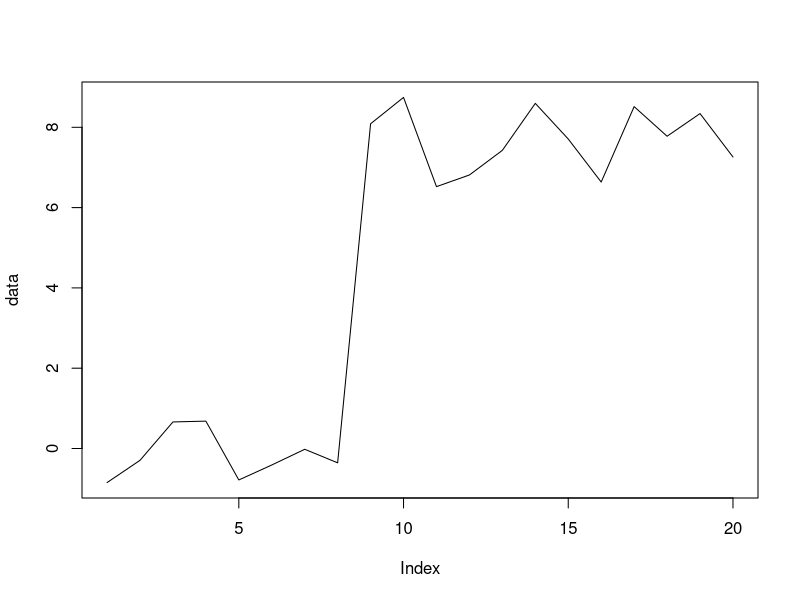
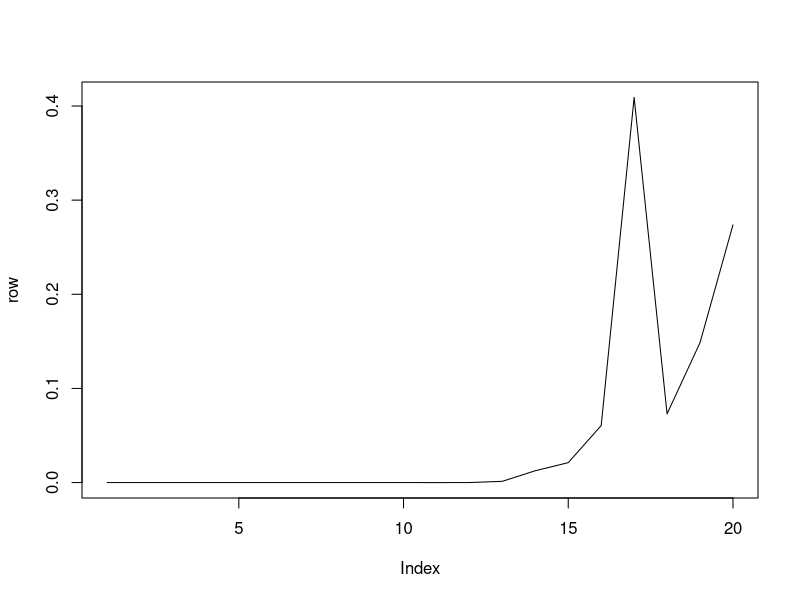

Here is the R script that generated these plots, in order:

#data <- ##SIMULATE NORMAL WITH CHANGE IN MEAN OR ELSE BROWNIAN MOTION WITH SOME SHIFT
data <- c(rnorm(8, 0, 1), rnorm(12, 8, 1))
N <- length(data)

plot(data, type="l")

#################
#CREATE G VECTOR#  
#################

g <- dgeom(1:N, 0.1)
#plot(g, type="l")

G <- rep(0,N)
for (i in 1:N){
  G[i] <- sum(g[1:i])
}
#plot(G, type="l")


##checks whether there has been a changepoint
isChangepoint <- function(row){
  len <- length(row)
  if (len >= 3){
    if ((row[len] + row[len-1] + row[len-2])>1.1){
      print(len)
      return(TRUE)
    }
  }
  return(FALSE)
}

###Finds w (probability of data being more extreme than current data point based on previous data point)
findw <- function(data, mean, sd){
  w <- pnorm(data, mean, sd)
  if (w < 0.5){
    w <- 2*w
  } else {
    w <- 2*(1-w)
  }
  print(w)
  return(w)
}

##takes current vector, and returns updated next one, which is longer by 1
updateModel <- function(row){
  i <- length(row)
  newrow <- rep(0, i+1)
  for (j in 1:i){
    print("data")
    print(data[i+1])
    w <- findw(data[i+1], data[i], sd=1)
    if (i == j){ ## as G(O) Not defined in R, = 0
      #output_matrix[i+1, j] <- w * (1- G[i-(j-1)])*output_matrix[i,j]  #################HEREEEEEE
      newrow[j] <- w * (1- G[i-(j-1)])*row[j]
    } else{
      #output_matrix[i+1,j] = w * (1- G[i-(j-1)]/(1-G[i-(j-1)-1]))*output_matrix[i,j]
      newrow[j] =  w * (1- G[i-(j-1)]/(1-G[i-(j-1)-1]))* row[j]
    }
  }
  
  ## J = i+1
  j <- i+1
  p <- rep(0,i) ##WHAT IS K
  if (i == 1){
    p[1] <- 1
  } else {
    for (k in 1:(i-1)){ # checking for Go, not defined = 0
      if (k==i-1){
        p[k] <- (G[i-k])
      }else{
        #print(G[i-k])
        p[k] <- (G[i-k] - G[i-k-1])/(1 - G[i-k-1])
      }
    }
  }
  
  #output_matrix[i+1,j] <- p%*%output_matrix[i,1:i] 
  newrow[j] <- p%*%row
  
  #NORMALISING
  #output_matrix[i+1,] <- output_matrix[i+1,]/sum(output_matrix[i+1,])
  newrow <- newrow/sum(newrow)
  return(newrow)
}

##ASSUMED MAX NUMBER OF CHANGEPOINTS, AS APPENDING COPIES ENTIRE ROW ##Needs adjustments
changepoints <- rep(0,10) 
numberchangepoints <- 0
recent_changepoint <- 0

##Initialising row
row <- rep(1,1)
print(row)

for (x in 1:(N-1)){
  ##START
  row <- updateModel(row)
  if (isChangepoint(row)){
    print("FOUND CHANGEPOINT!!!!!" + string(x))
    changepoints[numberchangepoints] = x #####NEED TO CHANGE POSITION IN DATA
    numberchangepoints = numberchangepoints + 1
    newdata <- data[i:(N-1)]
    data <- newdata
    row <- 1
  }
}

print(changepoints)
plot(row, type = "l")
print("done")

############
#AT THE END#
############

#plot(output_matrix[52,], type="l")

#After iterating through the above for each time point, you can then take a look
#at the posterior distribution for each time point. (For example, you could do a
#plot of some of the rows and see what you see, and perhaps turn this into an 
#animation). For time points after the change, do you see a spike around the 
#true changepoint in the posterior?

print("done")

###### TO DO
#get it to detect the changepoint peak
#make the matrix a vector
#starting again at each timepoint so matrix doesnt get ludicrously large

######## Potential improvements
### W BROWNIAN, MEAN FROM PREV values, Median absolute deviation for standard deviation
#estimating sigma MAD (meadian absolute deviation, robust statistics) sequential hypothesis testing book, likelihood ratio for changing ratio
# what data in bins, and see whether equal amounts fall in each bin. If in outer bins, variance grown, if in middle only
#consider splitting long times of no changepoints, keep 10 a couple so can detect immediate changepoints
#remove the matrix, and replace with a vector

#### Learn the amount of time between changepoints rather than assuming 
# SAFEBAYES (could be bayesian about it)
# MCMC?
# pick a distribution, conjucgate prior of gemoetric, is beta, update each time a changepoint is found, 
